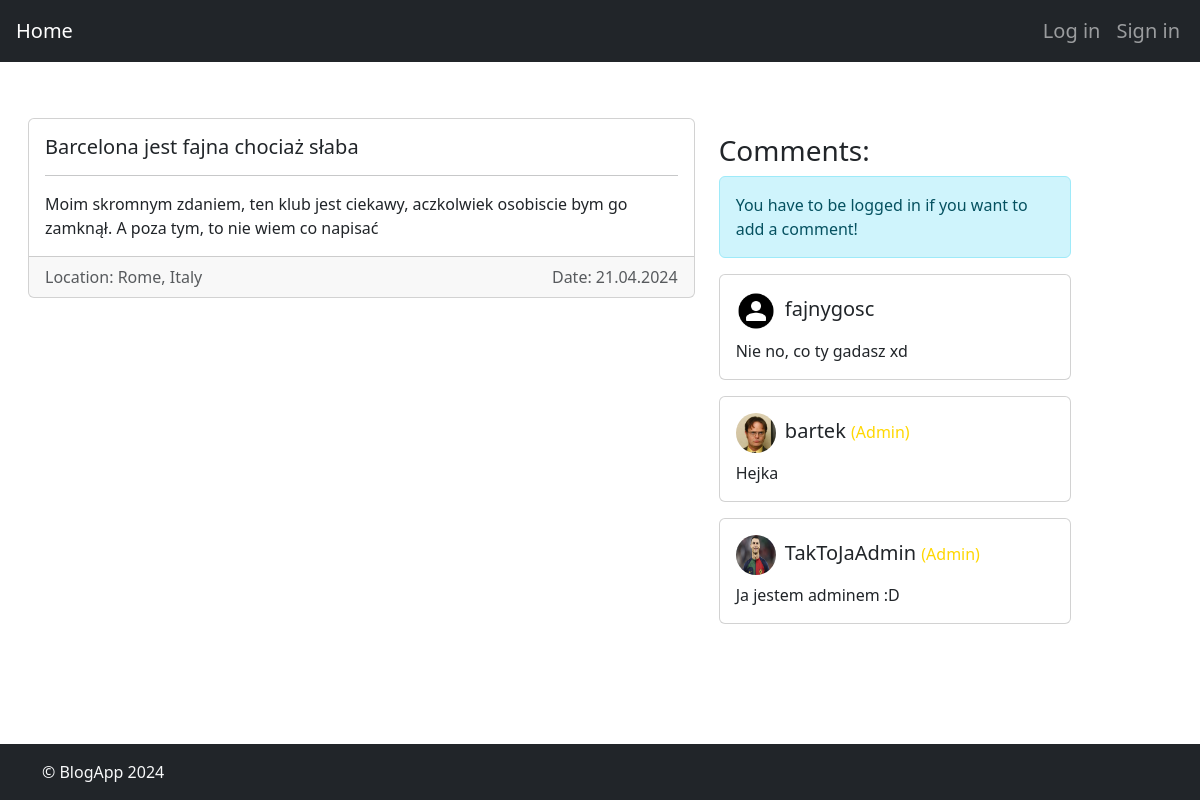
/blogs/1/articles/1/, run on the app's committed database.
### blogApp/models.py (models this page shows, shortened)
class Article(models.Model):
    title = models.CharField(max_length=100)
    content = models.CharField(max_length=2000)
    public = models.BooleanField(default=False)
    password = models.CharField(max_length=100, blank=True)
    date = models.CharField(max_length=100)
    location = models.CharField(max_length=100)
    blog = models.ForeignKey(Blog, on_delete=models.CASCADE)
    images = models.ManyToManyField('ArticleImage', related_name='articles', blank=True)

class Comment(models.Model):
    author = models.ForeignKey(CustomUser, on_delete=models.CASCADE)
    body = models.TextField()
    article = models.ForeignKey(Article, on_delete=models.CASCADE)

class CustomUser(AbstractUser):
    avatar = models.ImageField(upload_to='avatars/', blank=True, null=True)
    isAdmin = models.BooleanField(default=False)
    def __str__(self):
        return self.username

### blogApp/views.py (the view, shortened to what this page needs)
# urls.py: path('blogs/<int:blog_id>/articles/<int:article_id>/', views.article_detail, name='article_detail'),
def article_detail(request, blog_id, article_id):
    logger.info(f'Displaying details of an article {article_id}')
    article = get_object_or_404(Article, pk=article_id)
    comments = article.comment_set.all()
    images = article.article_images.all()
    article_id_str = str(article_id)  # Zamień article_id na string
    if 'article_passwords' not in request.session:
        request.session['article_passwords'] = {}
        logger.info('Initialized article_passwords in session')
    if request.method == 'POST':
        form = CommentForm(request.POST)
        if form.is_valid():
            logger.info(f'Comment has been added to article {article_id_str}')
            comment = form.save(commit=False)
            comment.author = request.user
            comment.article = article
            comment.save()
            return redirect('article_detail', blog_id=blog_id, article_id=article.id)
    else:
        form = CommentForm()
    return render(request, 'articles/article_detail.html', {'article': article, 'comments': comments, 'form': form, 'blog_id': blog_id, 'images': images})

### blogApp/templates/articles/article_detail.html (shortened to what this page needs)
{% extends 'base.html' %}
{% load static %}
{% block content %}
<div class="container-fluid mt-5 mb-3">
    <div class="row">
        <div class="col-md-7 order-1">
            <div class="card mb-3">
                <div class="card-body">
                    <h5 class="card-title d-flex justify-content-between align-items-center">
                        <span>
                            {{ article.title }}
                        </span>
                    </h5>
                    <hr>
                    <p class="card-text">
                        {{article.content}}
                    </p>
                </div>
                <div class="card-footer text-muted d-flex justify-content-between">
                    <span>Location: {{article.location}}</span> <span>Date: {{article.date}}</span>
                </div>
            </div>
        </div>
        <div class="col-md-5 order-2">
            <h3>Comments: </h3>
            {% if user.is_authenticated %}
            <div class="w-100">
                <form method="POST" class="mb-3">
                    {% csrf_token %}
                    <div class="mb-3">
                        <label for="id_body" class="form-label">Body</label>
                        <textarea name="body" cols="5" rows="3" required="" id="id_body"
                            class="form-control"></textarea>
                    </div>
                    <button type="submit" class="btn btn-primary">Add comment</button>
                </form>
            </div>
            {% else %}
            <div class="alert alert-info w-75" role="alert">
                You have to be logged in if you want to add a comment!
            </div>
            {% endif%}
            {% for comment in comments %}
            <div class="card mb-3 w-75">
                <div class="card-body">
                    <h5 class="card-title">
                        {% if comment.author.avatar %}
                        <img src="{{ comment.author.avatar.url }}" alt="{{ comment.author.username }}'s avatar"
                            class="rounded-circle me-1" width="40" height="40">
                        {% else %}
                        <img src="{% static 'default-avatar.png' %}" alt="{{ comment.author.username }}'s avatar"
                            class="rounded-circle me-1" width="40" height="40">
                        {% endif %}
                        {{comment.author}}
                        {% if comment.author.isAdmin %}
                        <span style="color:gold;" class="fs-6">(Admin)</span>
                        {% endif %}
                    </h5>
                    <p class="card-text">{{comment.body}}
                    </p>
                </div>
            </div>
            {% endfor %}
        </div>
    </div>
</div>
{% endblock %}

### data on the page
Article: title "Barcelona jest fajna chociaż słaba", content "Moim skromnym zdaniem, ten klub jest ciekawy, aczkolwiek osobiscie bym go zamknął. A poza tym, to nie wiem co napisać", location "Rome, Italy", date "21.04.2024"
Comment: author "fajnygosc", body "Nie no, co ty gadasz xd"
Comment: author.avatar (picture), author "bartek", shows "(Admin)", body "Hejka"
Comment: author.avatar (picture), author "TakToJaAdmin", shows "(Admin)", body "Ja jestem adminem :D"
